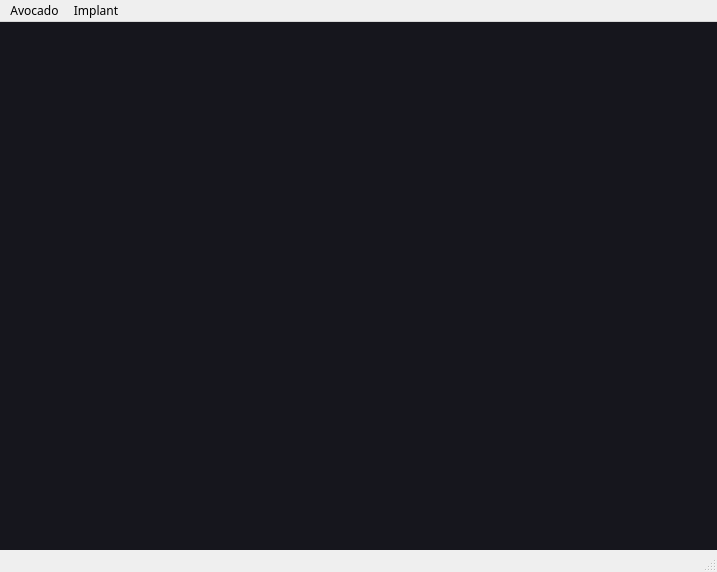
<?xml version="1.0" encoding="UTF-8"?>
<ui version="4.0">
 <class>MainWindow</class>
 <widget class="QMainWindow" name="MainWindow">
  <property name="geometry">
   <rect>
    <x>0</x>
    <y>0</y>
    <width>717</width>
    <height>572</height>
   </rect>
  </property>
  <property name="font">
   <font>
    <family>Academy Engraved LET</family>
   </font>
  </property>
  <property name="windowTitle">
   <string>Avocado 🥑</string>
  </property>
  <property name="styleSheet">
   <string notr="true"/>
  </property>
  <widget class="QWidget" name="centralwidget">
   <property name="styleSheet">
    <string notr="true">QWidget{
background-color:#16161D
}</string>
   </property>
  </widget>
  <widget class="QMenuBar" name="menubar">
   <property name="geometry">
    <rect>
     <x>0</x>
     <y>0</y>
     <width>717</width>
     <height>24</height>
    </rect>
   </property>
   <property name="defaultUp">
    <bool>false</bool>
   </property>
   <property name="nativeMenuBar">
    <bool>true</bool>
   </property>
   <widget class="QMenu" name="menuAvocado">
    <property name="title">
     <string>Avocado</string>
    </property>
   </widget>
   <widget class="QMenu" name="menuImplant">
    <property name="title">
     <string>Implant</string>
    </property>
    <addaction name="generateAction"/>
   </widget>
   <addaction name="menuAvocado"/>
   <addaction name="menuImplant"/>
  </widget>
  <widget class="QStatusBar" name="statusbar"/>
  <action name="actionAbout">
   <property name="checkable">
    <bool>false</bool>
   </property>
   <property name="checked">
    <bool>false</bool>
   </property>
   <property name="text">
    <string>About Avocado</string>
   </property>
  </action>
  <action name="actionPreferences">
   <property name="text">
    <string>Preferences...</string>
   </property>
  </action>
  <action name="actionQuit_Avocado">
   <property name="text">
    <string>Quit Avocado</string>
   </property>
  </action>
  <action name="actionPlaceholder">
   <property name="text">
    <string>Placeholder</string>
   </property>
  </action>
  <action name="actionPlaceholder_2">
   <property name="text">
    <string>Placeholder</string>
   </property>
  </action>
  <action name="generateAction">
   <property name="text">
    <string>Generate</string>
   </property>
  </action>
  <action name="actionPlaceholder_4">
   <property name="text">
    <string>Placeholder</string>
   </property>
  </action>
  <action name="actionPlaceholder_5">
   <property name="text">
    <string>Placeholder</string>
   </property>
  </action>
 </widget>
 <resources/>
 <connections/>
</ui>
